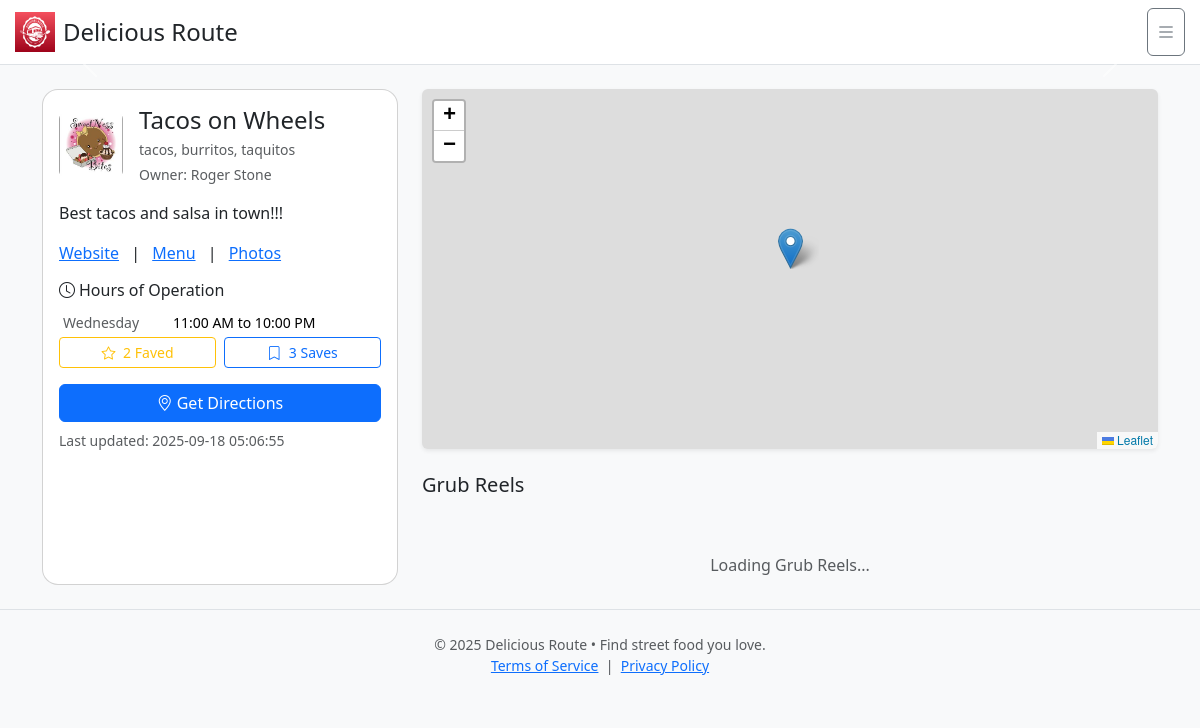
The app's page /vendor/1 with its own data.
### tables this page shows
CREATE TABLE vendors (
  id INTEGER PRIMARY KEY AUTOINCREMENT,
  owner_user_id INTEGER NOT NULL,
  name TEXT NOT NULL,
  cuisine TEXT,
  description TEXT,
  logo_url TEXT,
  website TEXT,
  socials TEXT,
  is_active INTEGER DEFAULT 1,
  lat REAL,
  lng REAL,
  last_updated TIMESTAMP, social_facebook TEXT, social_instagram TEXT, social_twitter TEXT, current_city TEXT, current_address TEXT, first_name TEXT, last_name TEXT, address TEXT,
  FOREIGN KEY(owner_user_id) REFERENCES users(id) ON DELETE CASCADE
);

### app.py (the view)
@app.route("/vendor/<int:vendor_id>")
def vendor_profile(vendor_id):
    db = get_db()
    vendor = db.execute("SELECT * FROM vendors WHERE id=?", (vendor_id,)).fetchone()
    if not vendor:
        return render_template("errors.html", code=404, message="Vendor not found"), 404
    all_reels = db.execute("SELECT * FROM reels ORDER BY created_at DESC").fetchall()
    reels = [reel for reel in all_reels if int(reel['vendor_id']) == int(vendor_id)]
    is_owner = False
    if current_user.is_authenticated and current_user.role == "vendor":
        owner_vendor = db.execute("SELECT * FROM vendors WHERE owner_user_id=?", (current_user.id,)).fetchone()
        is_owner = owner_vendor and owner_vendor["id"] == vendor_id
    like_count = db.execute(
        "SELECT COUNT(*) as count FROM vendor_likes WHERE vendor_id = ?",
        (vendor_id,)
    ).fetchone()['count']
    save_count = db.execute(
        "SELECT COUNT(*) as count FROM vendor_saves WHERE vendor_id = ?",
        (vendor_id,)
    ).fetchone()['count']
    vendor = dict(vendor)
    vendor['like_count'] = like_count
    vendor['save_count'] = save_count
    vendor['hours'] = get_vendor_hours(vendor_id)
    return render_template("vendor_profile.html", vendor=vendor, reels=reels, is_owner=is_owner)

### app.py (called while the page is built, shortened)
def get_db():
    if "db" not in g:
        g.db = sqlite3.connect(app.config["DATABASE"])
        g.db.row_factory = sqlite3.Row
    return g.db

def format_time_12h(time_24h):
    if not time_24h:
        return ""
    try:
        hour, minute = map(int, time_24h.split(':'))
        if hour == 0:
            return f"12:{minute:02d} AM"
        elif hour < 12:
            return f"{hour}:{minute:02d} AM"
        elif hour == 12:
            return f"12:{minute:02d} PM"
        else:
            return f"{hour-12}:{minute:02d} PM"
    except:
        return time_24h

def get_vendor_hours(vendor_id):
    db = get_db()
    hours = db.execute(
        "SELECT day_of_week, open_time, close_time, is_closed FROM vendor_hours WHERE vendor_id=? ORDER BY day_of_week",
        (vendor_id,)
    ).fetchall()
    days = ['Monday', 'Tuesday', 'Wednesday', 'Thursday', 'Friday', 'Saturday', 'Sunday']
    hours_dict = {}
    for hour in hours:
        day_name = days[hour['day_of_week']]
        if hour['is_closed']:
            hours_dict[day_name] = 'Closed'
        else:
            open_12h = format_time_12h(hour['open_time'])
            close_12h = format_time_12h(hour['close_time'])
            hours_dict[day_name] = f"{open_12h} to {close_12h}"
    return hours_dict

@app.context_processor
def inject_user_data():
    return {
        'current_vendor': None,
        'user_first_name': None
    }

### templates/vendor_profile.html (shortened to what this page needs)
{% extends 'base.html' %}
{% block content %}
<section class="container my-4">
<div class="row g-4">
<div class="col-12 col-lg-4">
<div class="card h-100">
<div class="card-body">
<div class="d-flex align-items-center gap-3 mb-3">
<div class="position-relative">
<img src="{{ vendor.logo_url or url_for('static', filename='img/logo.png') }}" width="64" height="64" class="rounded" alt="logo" id="vendorLogo">
</div>
<div>
<h2 class="h4 mb-1">{{ vendor.name }}</h2>
<div class="text-muted small">{{ vendor.cuisine }}</div>
{% if vendor.first_name and vendor.last_name %}
<div class="text-muted small mt-1">Owner: {{ vendor.first_name }} {{ vendor.last_name }}</div>
{% endif %}
</div>
</div>
<p>{{ vendor.description }}</p>
<div class="mb-1">
    {% if vendor.website %}
        <a href="{{ vendor.website }}" target="_blank">Website</a>
    {% endif %}
    <span class="mx-2">|</span>
    <a href="{{ url_for('vendor_menus', vendor_id=vendor.id) }}">Menu</a>
    <span class="mx-2">|</span>
    <a href="{{ url_for('vendor_photos', vendor_id=vendor.id) }}">Photos</a>
</div>
{% if vendor.hours %}
<div class="mt-3">
    <h6 class="mb-2"><i class="bi bi-clock me-1"></i>Hours of Operation</h6>
    <table class="table table-sm table-borderless mb-0" style="max-width: 320px;">
        <tbody>
            {% for day, hours in vendor.hours.items() %}
            <tr>
                <td class="text-muted small" style="width: 110px;">{{ day }}</td>
                <td class="small">{{ hours }}</td>
            </tr>
            {% endfor %}
        </tbody>
    </table>
</div>
{% endif %}
<div class="row g-2 mb-3">
  <div class="col-6">
    <div class="d-grid">
      <button class="btn btn-outline-warning btn-sm like-btn"
              data-vendor-id="{{ vendor.id }}"
              title="Fave this venue">
        <i class="bi bi-star me-1"></i>
        <span class="like-count">{{ vendor.like_count or 0 }}</span> Faved
      </button>
    </div>
  </div>
  <div class="col-6">
    <div class="d-grid">
      <button class="btn btn-outline-primary btn-sm save-btn"
              data-vendor-id="{{ vendor.id }}"
              title="Save this venue">
        <i class="bi bi-bookmark me-1"></i>
        <span class="save-count">{{ vendor.save_count or 0 }}</span> Saves
      </button>
    </div>
  </div>
</div>
{% if vendor.lat and vendor.lng %}
<a class="btn btn-primary w-100" target="_blank"
href="https://www.google.com/maps/dir/?api=1&destination={{ vendor.lat }},{{ vendor.lng }}">
<i class="bi bi-geo-alt me-1"></i>Get Directions
</a>
<div class="text-muted small mt-2">Last updated: {{ vendor.last_updated or '—' }}</div>
{% else %}
<div class="alert alert-warning">Location not yet set.</div>
{% endif %}
</div>
</div>
</div>
<div class="col-12 col-lg-8">
<div id="vendorMap" class="rounded shadow-sm mb-3"
     {% if vendor.lat and vendor.lng %}
     data-lat="{{ vendor.lat }}"
     data-lng="{{ vendor.lng }}"
     data-vendor-name="{{ vendor.name|e }}"
     {% endif %}
></div>
<h3 class="h5 mt-4">
  Grub Reels
</h3>
<div id="reels" class="mt-3" style="overflow-y: auto; overflow-x: hidden; max-height: 70vh;">
    <div id="reelsGrid" style="display: flex; flex-direction: column; gap: 0.5rem; width: 100%;">
        <div class="text-center text-muted w-100" style="margin-top: 2rem;">
            Loading Grub Reels...
        </div>
    </div>
</div>
</div>
</div>
</section>
{% endblock %}

### Static/css/style.css (style rules this page uses)
#reelsGrid { display: flex; flex-direction: row; gap: 1rem; }
#reelsGrid { flex-direction: row; gap: 0.5rem; }
:root { --header-h: 54px; }
body { background-color: #f8f9fa; }
#map, #vendorMap { height: 360px; }
.card { border-radius: 1rem; }
body { padding-top: 0; }
#reels, div#reels { max-height: 70vh; overflow-y: auto !important; overflow-x: hidden !important; display: flex; flex-direction: column; gap: 0.5rem; scroll-snap-type: y mandatory; -webkit-overflow-scrolling: touch; width: 100% !important; padding: 0.5rem 0; }
#reelsGrid, div#reelsGrid { display: flex !important; flex-direction: column !important; gap: 0.5rem !important; width: 100% !important; }
.like-btn, .save-btn { min-width: 60px; }
.like-btn i, .save-btn i { transition: color 0.2s ease; }

### records on screen
vendors: logo_url (picture), name "Tacos on Wheels", cuisine "tacos, burritos, taquitos", first_name "Roger", last_name "Stone", description "Best tacos and salsa in town!!!", last_updated "2025-09-18 05:06:55"

### other values on screen
{{ day }} "Wednesday"
{{ hours }} "11:00 AM to 10:00 PM"
{{ vendor.like_count or 0 }} "2"
{{ vendor.save_count or 0 }} "3"
{{ 2025 }} "2025"
